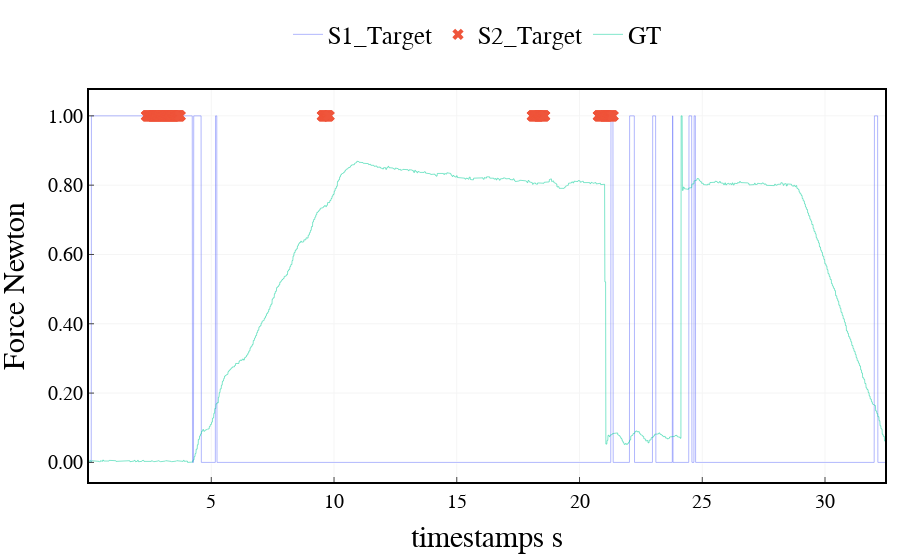

The notebook cell this image was saved under:
### Code cell
fig = go.Figure()
# fig.add_trace(go.Scatter(x=imu_data[:,-2], y=noisy_signal,
#                     mode='lines',
#                     line=dict(width=0.5),
#                     name='Raw FaZ'))
# fig.add_trace(go.Scatter(x=imu_data[:,-2], y=filtered_signal,
#                     mode='lines',
#                     line=dict(width=0.5),
#                     name='Filtered Faz'))

# S1_Target
S1_Target = np.zeros_like(filtered_signal)
S1_Target[filtered_signal>0.01] = 1 # Easy to show with scaling
fig.add_trace(go.Scatter(x=imu_data[:,-2], y=S1_Target,
                    mode='lines',
                    line=dict(width=0.5),
                    name='S1_Target'))

# S2_Target detection
fig.add_trace(go.Scatter(x=imu_data[target_idx.astype(int),-2], y=np.ones_like(target_idx),
                    mode='markers',
                    marker=dict(symbol='x', size=10),
                    # line=dict(width=0.01),
                    name='S2_Target'))

# Ground Thuth
fig.add_trace(go.Scatter(x=imu_data[:,-2], y=imu_data[:,-1]*(1/max(imu_data[:,-1])),
                    mode='lines',
                    line=dict(width=0.5),
                    name='GT'))


fig.update_layout(xaxis_title='timestamps s',
                        yaxis_title='Force Newton',
                        font=dict(size=25, family='Arial', color='rgb(0, 0, 0)'),
                        margin={'l': 15, 'r': 15, 't': 15, 'b': 15},
                        legend=dict(
                            yanchor="top",
                            y=1.2,
                            xanchor="left",
                            x = 0.25,
                            font=dict(
                                family='Arial',
                                size=25,
                                color='rgb(0, 0, 0)',
                            ),
                            orientation="h",
                            # bordercolor="Black",
                            # borderwidth=1
                        ),
                        plot_bgcolor='rgb(255,255,255)',
                        xaxis=dict(
                            showline=True,
                            linecolor='rgb(0, 0, 0)',
                            linewidth=2,
                            ticks='inside',
                            tickfont=dict(
                                family='Arial',
                                size=20,
                                color='rgb(0, 0, 0)',
                            ),
                            tick0 = 150,
                            # dtick = 100,
                            gridcolor='rgb(245, 245, 245)',
                            mirror=True
                        ),
                        yaxis=dict(
                            # range = [0, 1],
                            showline=True,
                            linecolor='rgb(0, 0, 0)',
                            linewidth=2,
                            ticks='inside',
                            tickfont=dict(
                                family='Arial',
                                size=20,
                                color='rgb(0, 0, 0)',
                            ),
                            tickformat='.2f',   # y轴刻度分辨率
                            gridcolor='rgb(245, 245, 245)',
                            mirror=True
                        ),
        )

fig.show()

### Figure 1 — Plotly figure (JSON) as saved in the notebook; plotly's stock layout.template omitted (floating-point values rounded to 4 significant figures; data arrays with more than 128 entries replaced by an {"elided": "..."} marker saying what was removed)
{"data": [{"line": {"width": 0.5}, "mode": "lines", "name": "S1_Target", "type": "scatter", "x": {"elided": "3246 float values"}, "y": {"elided": "3246 int values"}}, {"marker": {"size": 10, "symbol": "x"}, "mode": "markers", "name": "S2_Target", "type": "scatter", "x": {"elided": "282 float values"}, "y": {"elided": "282 int values"}}, {"line": {"width": 0.5}, "mode": "lines", "name": "GT", "type": "scatter", "x": {"elided": "3246 float values"}, "y": {"elided": "3246 float values"}}], "layout": {"font": {"color": "rgb(0, 0, 0)", "family": "Arial", "size": 25}, "legend": {"font": {"color": "rgb(0, 0, 0)", "family": "Arial", "size": 25}, "orientation": "h", "x": 0.25, "xanchor": "left", "y": 1.2, "yanchor": "top"}, "margin": {"b": 15, "l": 15, "r": 15, "t": 15}, "plot_bgcolor": "rgb(255,255,255)", "xaxis": {"gridcolor": "rgb(245, 245, 245)", "linecolor": "rgb(0, 0, 0)", "linewidth": 2, "mirror": true, "showline": true, "tick0": 150, "tickfont": {"color": "rgb(0, 0, 0)", "family": "Arial", "size": 20}, "ticks": "inside", "title": {"text": "timestamps s"}}, "yaxis": {"gridcolor": "rgb(245, 245, 245)", "linecolor": "rgb(0, 0, 0)", "linewidth": 2, "mirror": true, "showline": true, "tickfont": {"color": "rgb(0, 0, 0)", "family": "Arial", "size": 20}, "tickformat": ".2f", "ticks": "inside", "title": {"text": "Force Newton"}}}}
